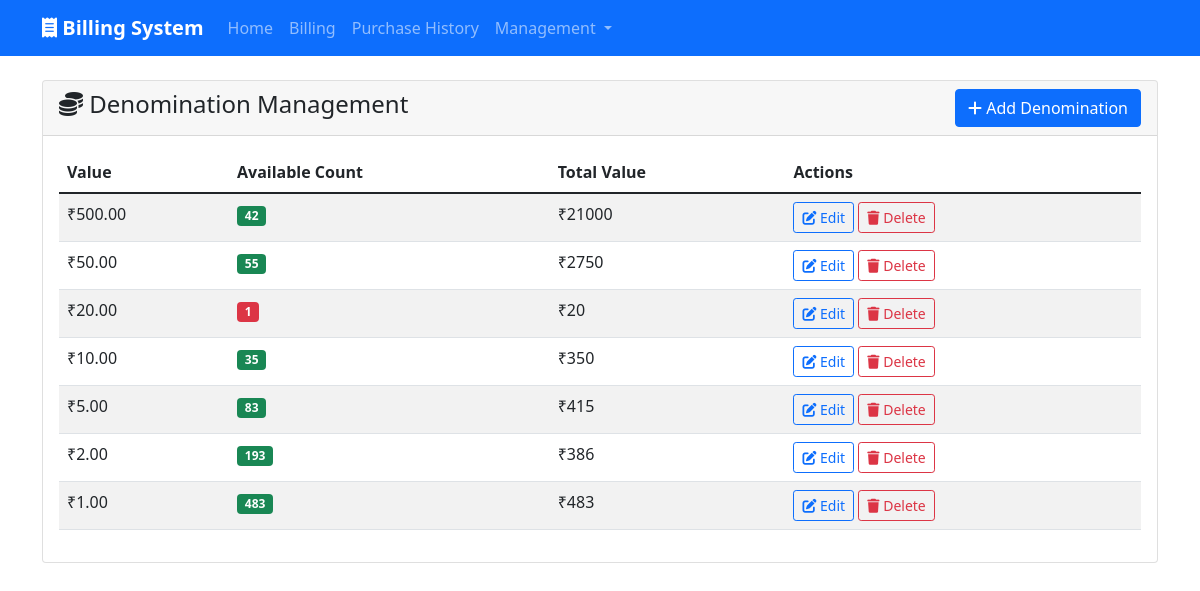
Page /denominations/ on the earlier database version.
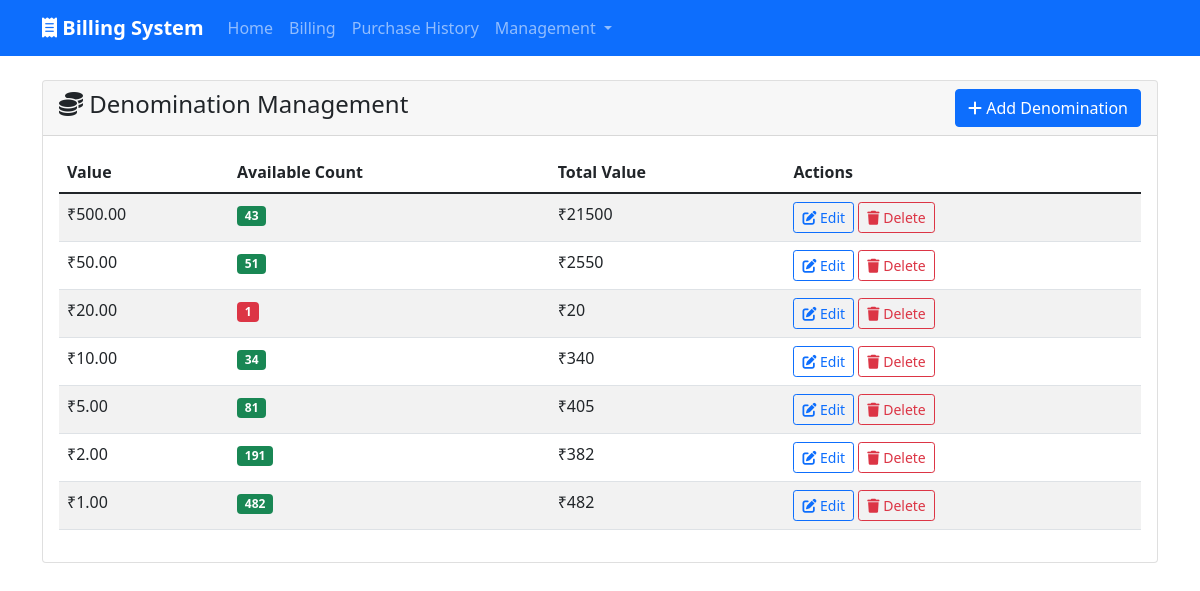
Same page on the later database version.
### billing/models.py (models this page shows, shortened)
class Denomination(models.Model):
    value = models.DecimalField(max_digits=10, decimal_places=2)
    count = models.PositiveIntegerField(default=0)
    class Meta:
        ordering = ['-value']

### billing/views.py (the view)
# urls.py: path('denominations/', views.denomination_list, name='denomination_list'),
def denomination_list(request):
    denominations = Denomination.objects.all().order_by('-value')
    return render(request, 'billing/denomination_list.html', {'denominations': denominations})

### billing/templates/billing/denomination_list.html (shortened to what this page needs)
{% extends 'base.html' %}
{% block content %}
<div class="card">
    <div class="card-header d-flex justify-content-between align-items-center">
        <h4><i class="fas fa-coins"></i> Denomination Management</h4>
        <a href="{% url 'denomination_create' %}" class="btn btn-primary">
            <i class="fas fa-plus"></i> Add Denomination
        </a>
    </div>
    <div class="card-body">
        {% if denominations %}
            <div class="table-responsive">
                <table class="table table-striped">
                    <thead>
                        <tr>
                            <th>Value</th>
                            <th>Available Count</th>
                            <th>Total Value</th>
                            <th>Actions</th>
                        </tr>
                    </thead>
                    <tbody>
                        {% for denomination in denominations %}
                        <tr>
                            <td>₹{{ denomination.value }}</td>
                            <td>
                                <span class="badge bg-{% if denomination.count > 20 %}success{% elif denomination.count > 5 %}warning{% else %}danger{% endif %}">
                                    {{ denomination.count }}
                                </span>
                            </td>
                            <td>₹{% widthratio denomination.value 1 denomination.count %}</td>
                            <td>
                                <a href="{% url 'denomination_edit' denomination.pk %}" class="btn btn-sm btn-outline-primary">
                                    <i class="fas fa-edit"></i> Edit
                                </a>
                                <a href="{% url 'denomination_delete' denomination.pk %}" class="btn btn-sm btn-outline-danger">
                                    <i class="fas fa-trash"></i> Delete
                                </a>
                            </td>
                        </tr>
                        {% endfor %}
                    </tbody>
                </table>
            </div>
        {% else %}
            <div class="alert alert-info">
                <i class="fas fa-info-circle"></i>
                No denominations found. <a href="{% url 'denomination_create' %}">Add your first denomination</a>.
            </div>
        {% endif %}
    </div>
</div>
{% endblock %}

### billing/templates/base.html (shortened to what this page needs)
<!DOCTYPE html>
<html lang="en">
<head>
    <link href="https://cdn.jsdelivr.net/npm/bootstrap@5.1.3/dist/css/bootstrap.min.css" rel="stylesheet">
    <link href="https://cdnjs.cloudflare.com/ajax/libs/font-awesome/6.0.0/css/all.min.css" rel="stylesheet">
</head>
<body>
    <nav class="navbar navbar-expand-lg navbar-dark bg-primary">
        <div class="container">
            <a class="navbar-brand" href="{% url 'home' %}">
                <i class="fas fa-receipt"></i> Billing System
            </a>
            <div class="collapse navbar-collapse" id="navbarNav">
                <ul class="navbar-nav me-auto">
                    <li class="nav-item">
                        <a class="nav-link" href="{% url 'home' %}">Home</a>
                    </li>
                    <li class="nav-item">
                        <a class="nav-link" href="{% url 'billing' %}">Billing</a>
                    </li>
                    <li class="nav-item">
                        <a class="nav-link" href="{% url 'purchase_history' %}">Purchase History</a>
                    </li>
                    <li class="nav-item dropdown">
                        <a class="nav-link dropdown-toggle" href="#" id="navbarDropdown" role="button" data-bs-toggle="dropdown">
                            Management
                        </a>
                    </li>
                </ul>
            </div>
        </div>
    </nav>
    <div class="container mt-4">
        {% block content %}{% endblock %}
    </div>
</body>
</html>

### billing/templates/base.html (style rules this page uses)
.navbar-brand { font-weight: bold; }

Differences in the rows shown:
changed Denomination (number 1 of 7 on the later page): count "42" → "43"; value+count "21000" → "21500"
changed Denomination (number 2 of 7 on the later page): count "55" → "51"; value+count "2750" → "2550"
changed Denomination (number 4 of 7 on the later page): count "35" → "34"; value+count "350" → "340"
changed Denomination (number 5 of 7 on the later page): count "83" → "81"; value+count "415" → "405"
changed Denomination (number 6 of 7 on the later page): count "193" → "191"; value+count "386" → "382"
changed Denomination (number 7 of 7 on the later page): count "483" → "482"; value+count "483" → "482"
